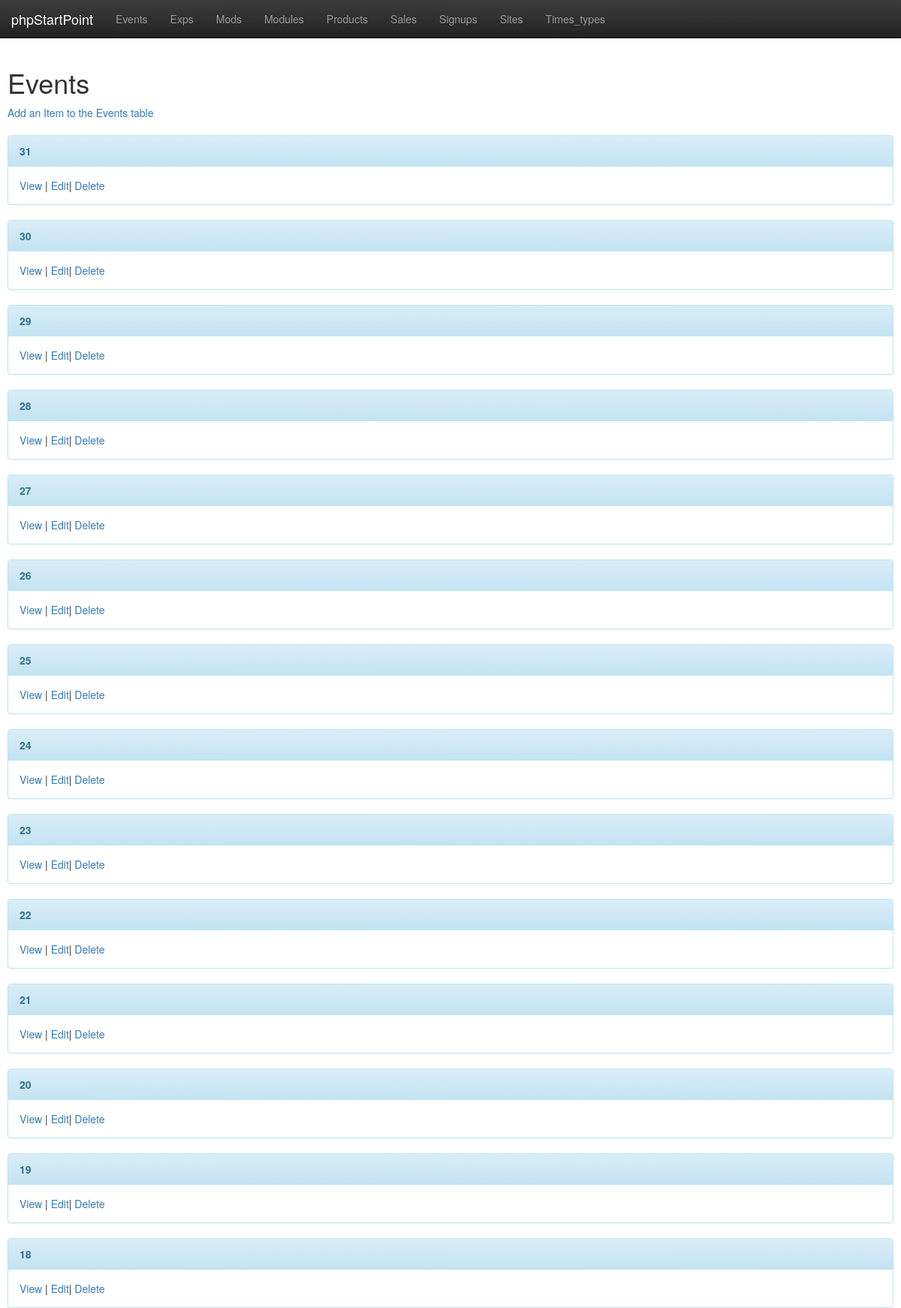
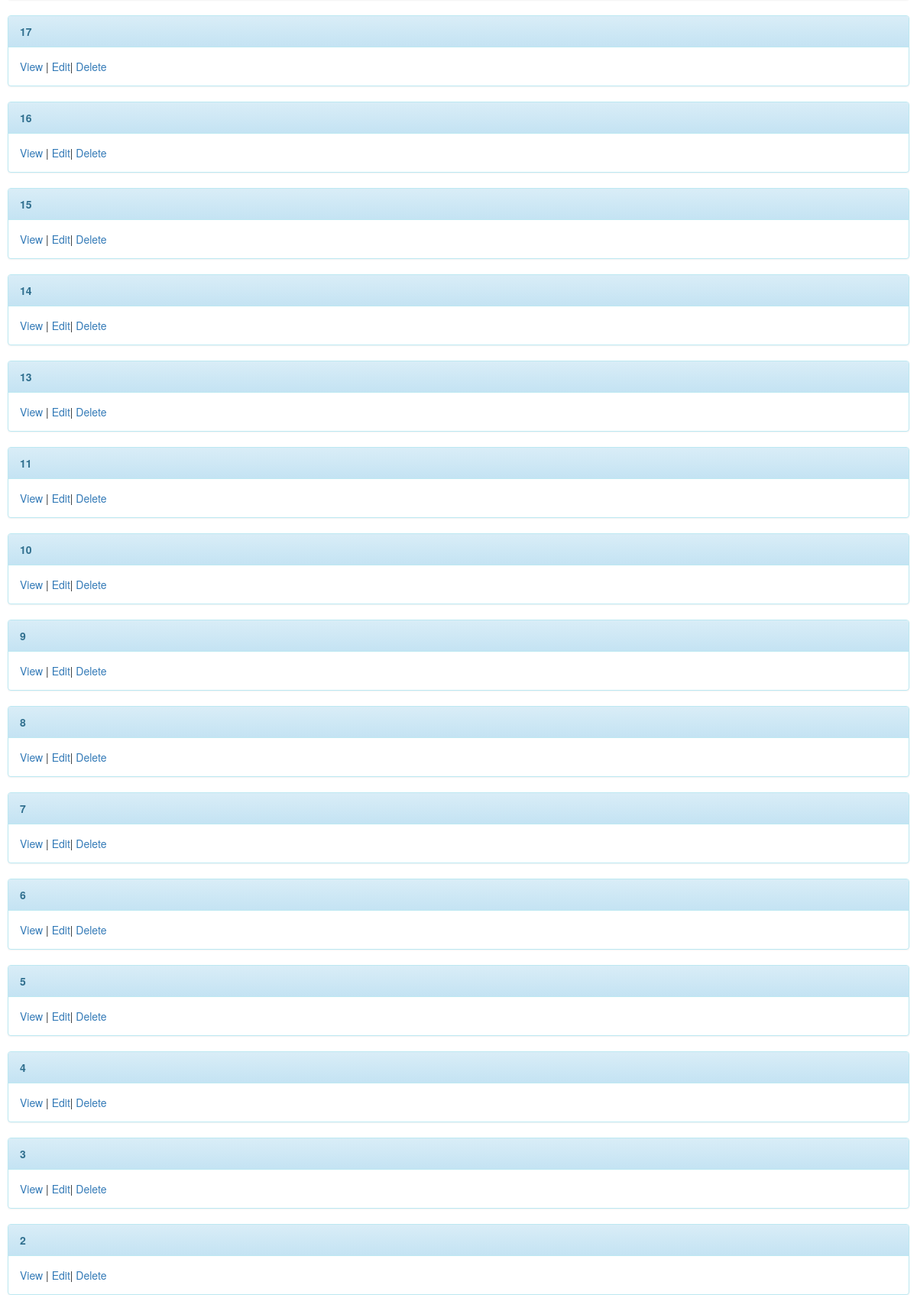
The page /pub/phpstartpoint/athcore/www/events/index.php (upper part) on the database its author committed (2 pictures, top to bottom).
### tables this page shows
CREATE TABLE `events` (
  `eventsid` INT unsigned NOT NULL AUTO_INCREMENT,
  `name` varchar(256) NOT NULL,
  PRIMARY KEY (`eventsid`)
);

### pub/phpstartpoint/athcore/lib/DB.php (called while the page is built, shortened)
<?php
class DB
    {
        public function __construct()
        {
            $config = parse_ini_file('/srv/ath/src/pub/phpstartpoint/athcore/etc/db.conf');
            $this->user = $config['dbuser'];
            $this->password = $config['dbpw'];
            $this->database = $config['db'];
            $this->host = $config['host'];
            $this->db = $this->connect();
        }
        protected function connect()
        {
            return new mysqli($this->host, $this->user, $this->password, $this->database);
        }
        public function query($query)
        {
            $result = $this->db->query($query);
            while ($row = $result->fetch_object()) {
                $results[] = $row;
            }
            return $results;
        }
    }
?>

### pub/phpstartpoint/athcore/www/events/index.php (the view, shortened to what this page needs)
<?php
include "/srv/ath/src/pub/phpstartpoint/athcore/lib/DB.php";
$db = new DB();
include "/srv/ath/src/pub/phpstartpoint/athcore/tmpl/header.php";
?>
<h1>Events</h1><div><a href="add.php">Add an Item to the Events table</a></div><br>
<?php
$res = $db->query("SELECT SQL_CALC_FOUND_ROWS DISTINCT * FROM events ORDER BY eventsid DESC");
if (! empty($res)) {
	foreach($res as $r) {
		   ?>
<div class="panel panel-info">
	<div class="panel-heading">
		<strong><?php echo $r->eventsid;?></strong>
	</div>
	<div class="panel-body">
		<a href="view.php?id=<?php echo $r->eventsid;?>">View</a> |
		<a href="edit.php?id=<?php echo $r->eventsid;?>">Edit</a>|
		<a href="delete.php?id=<?php echo $r->eventsid;?>">Delete</a>
	</div>
</div>
<?php
	}
}else{
	?>
	<h2>No results found</h2>
	<?php
}
?>
<?php
include "/srv/ath/src/pub/phpstartpoint/athcore/tmpl/footer.php";
?>

### pub/phpstartpoint/athcore/www/css/sitestyle.css (style rules this page uses)
body { padding-top: 70px; padding-bottom: 30px; padding-left: 10px; padding-right: 10px; }

### rows shown on the page
events: eventsid "31"
events: eventsid "30"
events: eventsid "29"
events: eventsid "28"
events: eventsid "27"
events: eventsid "26"
events: eventsid "25"
events: eventsid "24"
events: eventsid "23"
events: eventsid "22"
events: eventsid "21"
events: eventsid "20"
events: eventsid "19"
events: eventsid "18"
events: eventsid "17"
events: eventsid "16"
events: eventsid "15"
events: eventsid "14"
events: eventsid "13"
events: eventsid "11"
events: eventsid "10"
events: eventsid "9"
events: eventsid "8"
events: eventsid "7"
events: eventsid "6"
events: eventsid "5"
events: eventsid "4"
events: eventsid "3"
events: eventsid "2"
